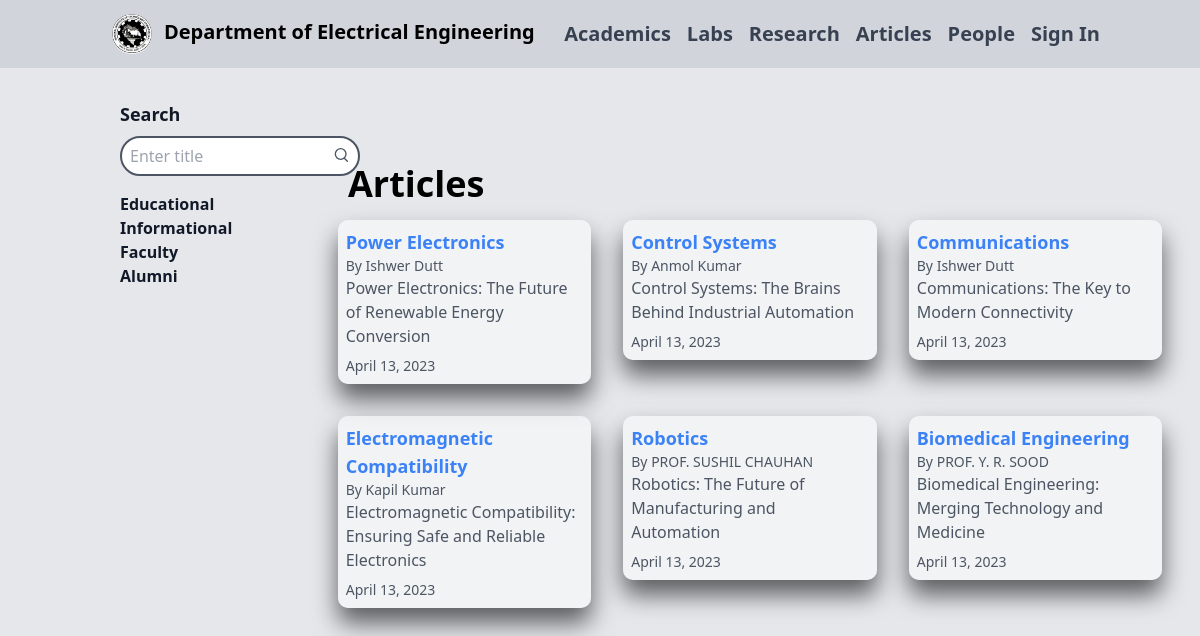
The page /faculty/posts/ on the database as committed earlier.
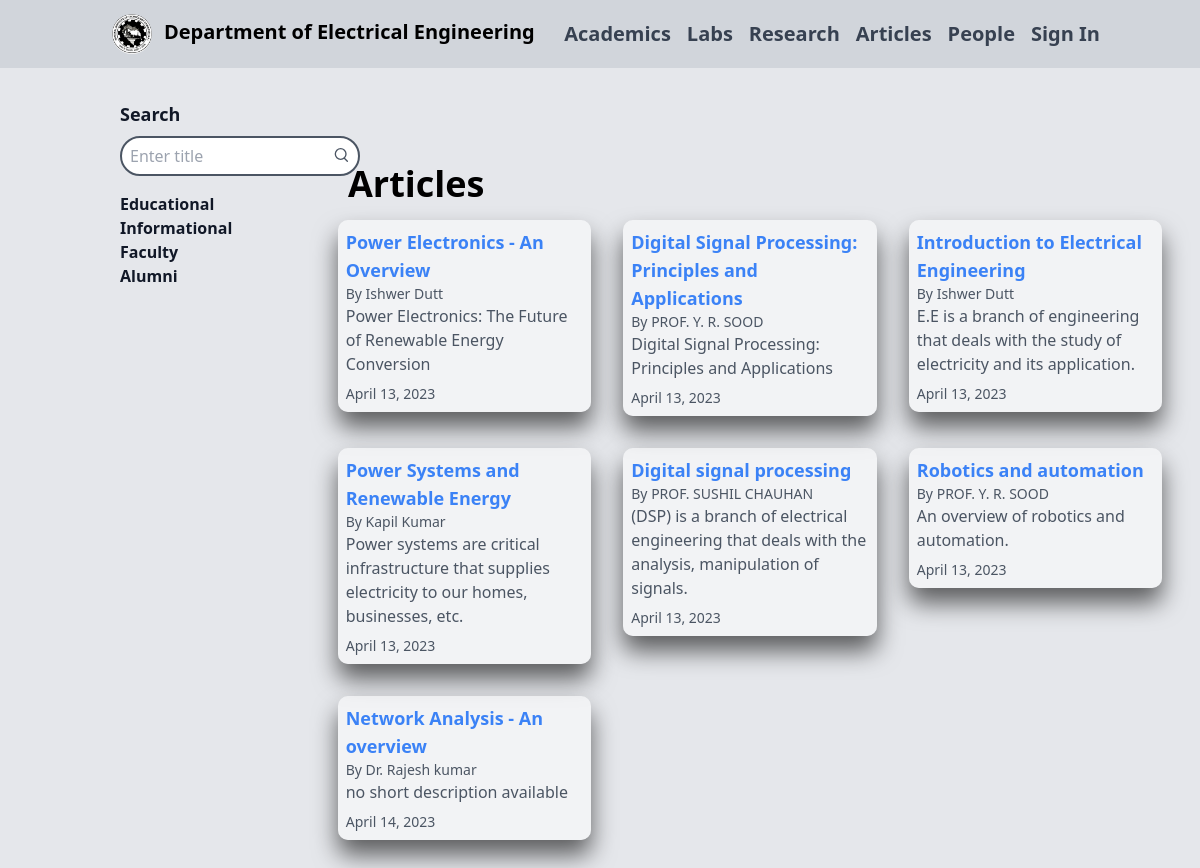
The same page on the database as committed later.
### ele/models.py (models this page shows, shortened)
class Post(models.Model):
    title = models.CharField(max_length=100)
    short_description= models.CharField(max_length=100,default="no short description available", blank=True)
    content = RichTextField(blank=True, null=True)
    author = models.ForeignKey(CustomUser, on_delete=models.CASCADE)
    document = models.FileField(upload_to='documents/', null=True, blank=True)
    created_at = models.DateTimeField(default=timezone.now)
    views = models.PositiveIntegerField(default=0)

class CustomUser(AbstractUser):
    role = models.CharField(choices=[(choice.value, choice.value) for choice in RoleChoices], max_length=10, null = True)
    bio = models.TextField(max_length=10000, null = True)
    name = models.TextField(max_length=30, null = True)
    company = models.TextField(null=True, blank=True)
    subjects = models.CharField(max_length=50, null = True, blank=True)
    profile_image = models.ImageField(upload_to="images/", null=True, blank=True)

### ele/views.py (the view)
# urls.py: path('faculty/posts/', PostListView.as_view(), name='faculty_posts'),
class PostListView(ListView):
    model = Post
    template_name = 'ele/post_list.html'
    paginate_by = 12
    def get_queryset(self):
        queryset = super().get_queryset()
        search_query = self.request.GET.get('search')
        if search_query:
            queryset = queryset.filter(title__icontains=search_query)
        return queryset

### ele/templates/ele/post_list.html (shortened to what this page needs)
{% extends 'ele/base.html' %}
{% block content %}
<div class="container mx-auto px-4 py-8">
  <div class="flex flex-wrap mx-2">
    <div class="w-full md:w-1/4 px-2 md:fixed">
    <h2 class="text-lg text-gray-900 font-semibold mb-2">Search</h2>
    <div class="relative">
      <form method="GET" action="{% url 'faculty_posts' %}">
        <div class="flex items-center bg-white border border-gray-600 border-2 p-2 w-60 rounded-full">
          <input class="appearance-none bg-white border-none w-full text-gray-700 leading-tight focus:outline-none" type="text" placeholder="Enter title" aria-label="Search" name="search" value="{{ request.GET.search }}">
          <button class="flex-wrap right-2 top-2 text-gray-600 hover:text-gray-700" type="submit">
              <svg class="w-4 h-4" fill="none" stroke-linecap="round" stroke-linejoin="round" stroke-width="2" viewBox="0 0 24 24" stroke="currentColor">
                  <path d="M15.5 15.5L20 20"></path>
                  <path d="M10 17C14.4183 17 18 13.4183 18 9C18 4.58172 14.4183 1 10 1C5.58172 1 2 4.58172 2 9C2 13.4183 5.58172 17 10 17Z"></path>
                </svg>
          </button>
        </div>
      </form>
    </div>
    <ul class="md:block hidden">
      <li><a href="#" class="text-l font-bold text-gray-900 hover:underline">Educational</a></li>
      <li><a href="#" class="font-bold text-gray-900 hover:underline">Informational</a></li>
      <li><a href="#" class="font-bold text-gray-900 hover:underline">Faculty</a></li>
      <li><a href="#" class="font-bold text-gray-900 hover:underline">Alumni</a></li>
    </ul>
  </div>
</div>
</div>
<div class="md:w-3/4 px-4 py-8 md:ml-auto">
      <h1 class="text-4xl font-bold mb-4 mx-8"> Articles </h1>
    <div class="container1 mx-auto">
      <div class="grid grid-cols-2 md:grid-cols-2 lg:grid-cols-3 gap-8">
        {% for post in object_list %}
        <div class="card bg-gray-200 rounded-lg shadow-md overflow-hidden hover:shadow-xl transition duration-300">
          <div class="p-2">
            <h1 class="text-lg font-semibold text-gray-800"><a href="{% url 'post_detail' pk=post.pk %}" class="text-blue-500 hover:underline">{{ post.title }}</a></h1>
            <p class="text-sm font-medium text-gray-600">By {{ post.author.name }}</p>
            <p class="text-base font-medium text-gray-600 mb-2">{{ post.short_description }}</p>
            <p class="mx-auto text-sm font-manrope text-gray-600">{{ post.created_at|date:"F d, Y" }}</p>
          </div>
        </div>
        {% endfor %}
      </div>
    </div>
  </div>
{% endblock %}

### ele/templates/ele/base.html (shortened to what this page needs)
<html>
<head>
  <script src="https://cdn.tailwindcss.com"></script>
    <link rel="stylesheet" type="text/css" href="https://cdn.jsdelivr.net/npm/slick-carousel/slick/slick.css"/>
    <link rel="stylesheet" type="text/css" href="https://cdn.jsdelivr.net/npm/slick-carousel/slick/slick-theme.css"/>
<link rel="stylesheet" href="https://cdnjs.cloudflare.com/ajax/libs/OwlCarousel2/2.3.4/assets/owl.carousel.min.css" />
<link rel="stylesheet" href="https://cdnjs.cloudflare.com/ajax/libs/OwlCarousel2/2.3.4/assets/owl.theme.default.min.css" />
</head>
<body class="bg-gray-200">
  <div class="bg-gray-300">
      <nav class="container  mx-auto md:px-3 py-3 navbar p-6">
        <div class="flex items-center justify-between">
          <div class="text-black hidden md:flex">
            <img src="\media\images\nith_logo.jpeg" alt="Developer 1" class="rounded-full h-10 w-auto mx-3">
              <a href="{% url 'index' %}" class="text-xl font-bold mt-1">Department of Electrical Engineering</a>
          </div>
          <div class="flex items-center space-x-3 md:space-x-4 hidden md:flex">
            <a href="{% url 'acedemics' %}" class="text-xl text-gray-700 font-semibold hover:text-gray-900 hover:underline">Academics</a>
            <a href="{% url 'labs' %}" class="text-xl text-gray-700 font-semibold hover:text-gray-900 hover:underline">Labs</a>
            <a href="{% url 'research' %}" class="text-xl text-gray-700 font-semibold hover:text-gray-900 hover:underline">Research</a>
            <a href="{% url 'faculty_posts' %}" class="text-xl text-gray-700 font-semibold hover:text-gray-900 hover:underline">Articles</a>
            <div class="dropdown">
              <button class="text-xl text-gray-700 font-semibold hover:text-gray-900 hover:underline rounded-md py-2 text-sm font-medium">
                People
              </button>
              </div>
            <a href="{% url 'login' %}" class="text-xl text-gray-700 font-semibold hover:text-gray-900 hover:underline">Sign In</a>
          </div>
        </div>
      </nav>
    </div>
    {% block content %}
    {% endblock %}
  </body>
</html>

### ele/templates/ele/post_list.html (style rules this page uses)
.card { background: rgba(255, 255, 255, 0.5); box-shadow: 0 15px 25px rgba(0,0,0,.6); border-radius: 10px; max-height: fit-content; }
.container1 { max-width: 95%; }

Rows that differ between the two databases and show on the page:
changed Post "Power Electronics: The Future of Renewable Energy Conversion": title "Power Electronics" → "Power Electronics - An Overview"
changed Post: title "Control Systems" → "Digital Signal Processing: Principles and Applications"; author.name "Anmol Kumar" → "PROF. Y. R. SOOD"; short_description "Control Systems: The Brains Behind Industrial Automation" → "Digital Signal Processing: Principles and Applications"
changed Post: title "Communications" → "Introduction to Electrical Engineering"; short_description "Communications: The Key to Modern Connectivity" → "E.E is a branch of engineering that deals with the study of electricity and its application."
changed Post "Kapil Kumar": title "Electromagnetic Compatibility" → "Power Systems and Renewable Energy"; short_description "Electromagnetic Compatibility: Ensuring Safe and Reliable Electronics" → "Power systems are critical infrastructure that supplies electricity to our homes, businesses, etc."
changed Post "PROF. SUSHIL CHAUHAN": title "Robotics" → "Digital signal processing"; short_description "Robotics: The Future of Manufacturing and Automation" → "(DSP) is a branch of electrical engineering that deals with the analysis, manipulation of signals."
changed Post: title "Biomedical Engineering" → "Robotics and automation"; short_description "Biomedical Engineering: Merging Technology and Medicine" → "An overview of robotics and automation."
added Post: title "Network Analysis - An overview", author.name "Dr. Rajesh kumar", short_description "no short description available", created_at "April 14, 2023"
